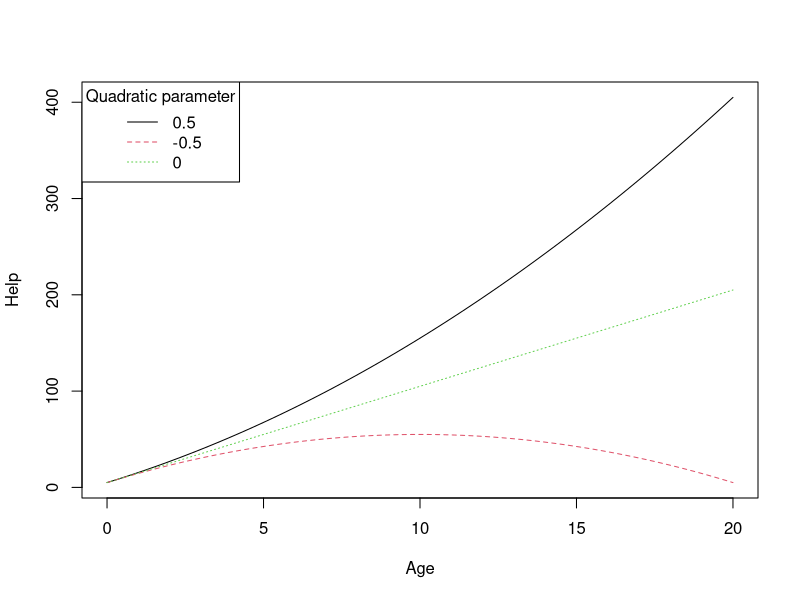
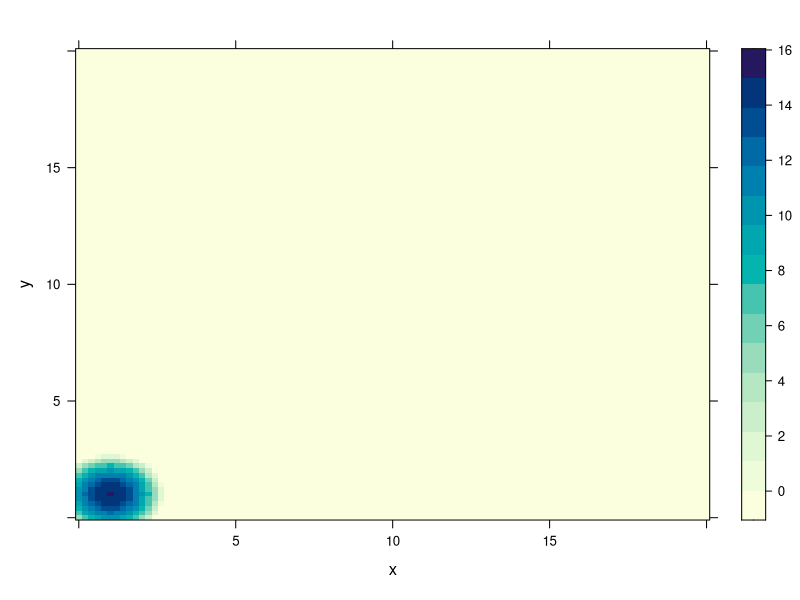

Write the R code that produced these figures, in order.
############# Quadratic reaction norms #########################################

library("lattice")

# Univariate reaction norm -----------------------------------------------------

QuadReactNormUni<-function(parameters,x){
  y<-parameters[1]+parameters[2]*x+parameters[3]*x^2
  y<-ifelse(y<0,0,y) #not allow negative values
  return(y)
}

rangX<-seq(0,20,length.out = 100)

rangQuad<-c(0.5,-0.5,0)

varThird<-data.frame(third.1=QuadReactNormUni(parameters = c(5,10,rangQuad[1]),
                                           rangX),
                     third.2=QuadReactNormUni(parameters = c(5,10,rangQuad[2]),
                                           rangX),
                     third.3=QuadReactNormUni(parameters = c(5,10,rangQuad[3]),
                                           rangX))

matplot(cbind(rangX,rangX,rangX),varThird,type='l',ylab="Help",xlab="Age")

legend("topleft",legend = c(0.5,-0.5,0),col = 1:3,lty = 1:3,
       title = "Quadratic parameter")


# Bivariate reaction norm -----------------------------------------------------

QuadReactNormBi<-function(parameters,x,y){
  y<-parameters[1]+parameters[2]*x+parameters[3]*x^2+parameters[4]*y+
    parameters[5]*y^2
  y<-ifelse(y<0,0,y)
  return(y)
}

rangx<-seq(0,20,length.out = 100)

rangy<-seq(0,20,length.out = 100)

param<-c(5,10,-5,10,-5)

gridxy<-expand.grid(rangx,rangy)
names(gridxy)<-c('x',"y")

gridxy$help<-QuadReactNormBi(param,gridxy$x,gridxy$y)

levelplot(help~x*y,data=gridxy)

